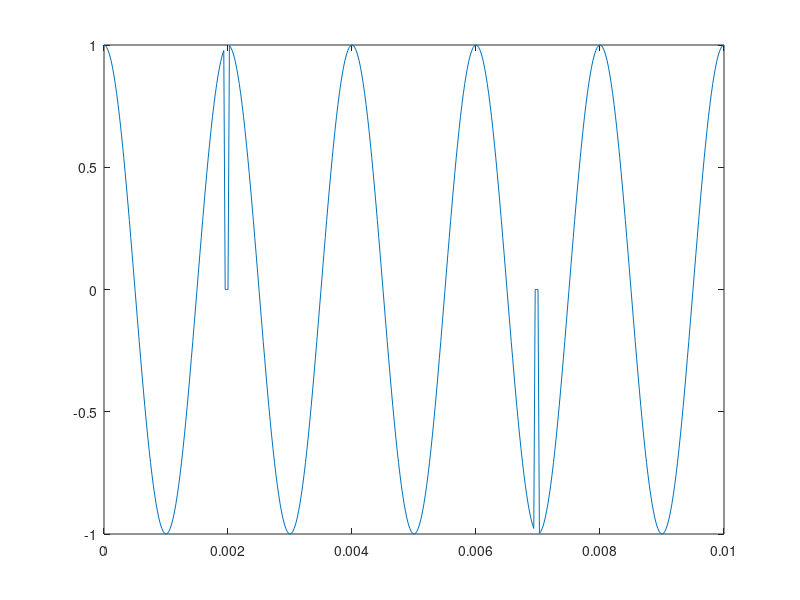

Recreate this plot in MATLAB. (Note: this script raises an error after producing the figure.)
%% Authors: Alissa, Henry 

% This script plots CWTs 

clc 
clear all

% [wt, f] = cwt(x (input signal), 'wname'(name of wavelet used), fs(sampling frequency))
% OR 
% [wt, period] = cwt(x, 'wname', ts(sampling period)] 

% fs = input('What is the sampling rate?') ; % samples per second
fs = 44100.0 ; 
tclip = 10e-3 ; % 10mS duration of signal 
nos = fs*tclip ; % No. of smaples in 10mS 
tpoints = linspace(0,10e-3,nos) ; 
x = cos(2*pi*500*tpoints); %cos(2*pi*f*t) signal 
x(87:89) = 0; 
x(307:309) = 0; 
plot(tpoints,x) ; 
title('Signal') ;  
% plot figure 1 (signal) 
figure(1)
plot(tpoints,x) 

% getting scalogram (method 1: with COI) - COI: cone of influence: shows
% areas in scalogram that are potentially affected by edge-effect artifact 
figure(2) 
cwt(x, 'amor', seconds(1/fs)); %'morse'(default), 'amor', bump'
colormap(pink) 
title('Scalogram with COI by Method 1') ;

% getting scalogram (Method2: without COI) 
[cfs, perd] = cwt(x, 'amor', seconds(1/fs)) ;  %'morse'(default), 'amor', bump'; cfs = coefficient matrix as image
cfs = abs(cfs) ; 
figure(3) 
per = seconds(perd) ; 
pcolor(tpoints, per, cfs) % pseudocolor image 
set(gca, 'yscale','log');
shading interp 
title('Scalogram by method2') ;

% scalogram with COI and pseudocolor image 
figure(4) 
cwt(x,'morse',seconds(1/fs)); %'morse'(default), 'amor', bump'
colormap(parula) 
title('Scalogram with COI by Method 1') ;

% Converting scalogram as RGB color image 
% scgimg = ind2rgb(im2uint8(rescale (flip(cfs))), jet(320)) ;
% imwrite(imresize(scgimg,[512,512]), 'scalogram.jpg') 
%   